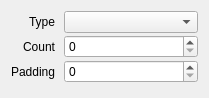
<?xml version="1.0" encoding="UTF-8"?>
<ui version="4.0">
 <class>FieldProperties</class>
 <widget class="QWidget" name="FieldProperties">
  <property name="geometry">
   <rect>
    <x>0</x>
    <y>0</y>
    <width>209</width>
    <height>98</height>
   </rect>
  </property>
  <layout class="QVBoxLayout" name="verticalLayout">
   <item>
    <layout class="QFormLayout" name="formLayout">
     <property name="labelAlignment">
      <set>Qt::AlignRight|Qt::AlignTrailing|Qt::AlignVCenter</set>
     </property>
     <property name="horizontalSpacing">
      <number>8</number>
     </property>
     <property name="verticalSpacing">
      <number>2</number>
     </property>
     <property name="leftMargin">
      <number>0</number>
     </property>
     <property name="topMargin">
      <number>0</number>
     </property>
     <property name="rightMargin">
      <number>0</number>
     </property>
     <property name="bottomMargin">
      <number>0</number>
     </property>
     <item row="0" column="0">
      <widget class="QLabel" name="labelType">
       <property name="text">
        <string>Type</string>
       </property>
      </widget>
     </item>
     <item row="0" column="1">
      <widget class="DataComboBox" name="type"/>
     </item>
     <item row="1" column="0">
      <widget class="QLabel" name="labelCount">
       <property name="text">
        <string>Count</string>
       </property>
      </widget>
     </item>
     <item row="1" column="1">
      <widget class="QSpinBox" name="count">
       <property name="minimumSize">
        <size>
         <width>1</width>
         <height>0</height>
        </size>
       </property>
       <property name="accelerated">
        <bool>true</bool>
       </property>
       <property name="minimum">
        <number>0</number>
       </property>
       <property name="maximum">
        <number>65536</number>
       </property>
      </widget>
     </item>
     <item row="2" column="0">
      <widget class="QLabel" name="labelPadding">
       <property name="text">
        <string>Padding</string>
       </property>
      </widget>
     </item>
     <item row="2" column="1">
      <widget class="QSpinBox" name="padding">
       <property name="minimumSize">
        <size>
         <width>1</width>
         <height>0</height>
        </size>
       </property>
       <property name="maximum">
        <number>65536</number>
       </property>
      </widget>
     </item>
    </layout>
   </item>
  </layout>
 </widget>
 <customwidgets>
  <customwidget>
   <class>DataComboBox</class>
   <extends>QComboBox</extends>
   <header>session/DataComboBox.h</header>
  </customwidget>
 </customwidgets>
 <resources/>
 <connections/>
</ui>
